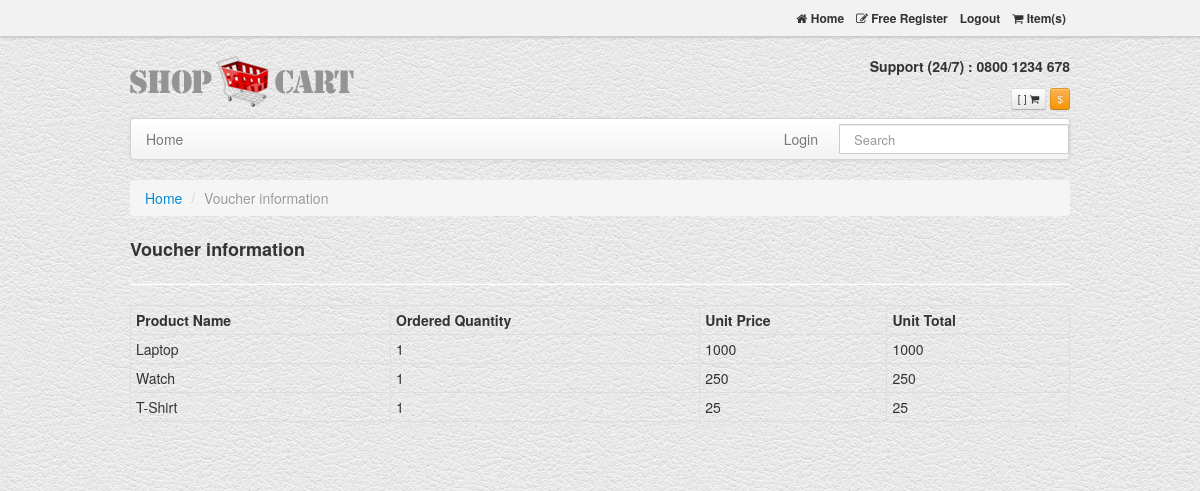
Page /show_voucher_information.php?id=25 (signed in) on the committed database.
### tables this page shows
CREATE TABLE `voucher_info` (
  `v_id` int(11) NOT NULL,
  `item_name` varchar(30) NOT NULL,
  `ordered_quantity` int(11) NOT NULL,
  `unit_price` int(11) NOT NULL
);

### show_voucher_information.php (the view, shortened to what this page needs)
<?php
include('connection.php');
$id = $_GET['id'];
$voucher_query = "SELECT * FROM voucher_info where v_id = '$id'";
$result = $connection->query($voucher_query);
?>
<!DOCTYPE html>
<html lang="en">
<head>
    <link href="assets/css/bootstrap.css" rel="stylesheet"/>
    <link href="assets/css/style.css" rel="stylesheet"/>
    <link href="assets/font-awesome/css/font-awesome.css" rel="stylesheet">
</head>
<body>
<div class="navbar navbar-inverse navbar-fixed-top">
    <div class="topNav">
        <div class="container">
            <div class="alignR">
                <a href="index.php"> <span class="icon-home"></span> Home</a>
                <a href="login.php"><span class="icon-edit"></span> Free Register </a>
                <a href="logout.php"><?php if (isset($_SESSION['user'])) echo "Logout"; ?></a>
                <a href="cart.php"><span class="icon-shopping-cart"></span> <?php if (isset($_SESSION["cart"]))
                        echo count($_SESSION["cart"]); ?> Item(s)</a>
            </div>
        </div>
    </div>
</div>
<div class="container">
    <header id="header">
        <div class="row">
            <div class="span4">
                <h1>
                    <a class="logo" href="index.php"><span>Twitter Bootstrap ecommerce template</span>
                        <img src="assets/img/logo-bootstrap-shoping-cart.png" alt="bootstrap sexy shop">
                    </a>
                </h1>
            </div>
            <div class="span8 alignR">
                <p><br> <strong> Support (24/7) : 0800 1234 678 </strong><br><br></p>
                <span class="btn btn-mini">[ <?php if (isset($_SESSION["cart"]))
                        echo count($_SESSION["cart"]); ?> ] <span
                            class="icon-shopping-cart"></span></span>
                <span class="btn btn-warning btn-mini">$</span>
            </div>
        </div>
    </header>
    <div class="navbar">
        <div class="navbar-inner">
            <div class="container">
                <div class="nav-collapse">
                    <ul class="nav">
                        <li class=""><a href="index.php">Home </a></li>
                    </ul>
                    <form action="search.php" method="post" class="navbar-search pull-right">
                        <input type="text" name="search_name" placeholder="Search" class="search-query span2">
                    </form>
                    <ul class="nav pull-right">
                        <li class="dropdown">
                            <a href="login.php"> Login </a>
                        </li>
                    </ul>
                </div>
            </div>
        </div>
    </div>
    <div class="row">
        <div class="span12">
            <ul class="breadcrumb">
                <li><a href="index.php">Home</a> <span class="divider">/</span></li>
                <li class="active">Voucher information</li>
            </ul>
            <h3> Voucher information</h3>
            <hr class="soft"/>
            <div class="row">
                <div class="span12">
                    <table class="table table-bordered table-condensed">
                        <thead>
                        <th>Product Name</th>
                        <th>Ordered Quantity</th>
                        <th>Unit Price</th>
                        <th>Unit Total</th>
                        </thead>
                        <tbody>
                        <?php while ($row = $result->fetch_assoc()) {
                            echo "<tr><td>" . $row['item_name'] . "</td>";
                            echo "<td>" . $row['ordered_quantity'] . "</td>";
                            echo "<td>" . $row['unit_price'] . "</td>";
                            echo "<td>" . $row['ordered_quantity'] * $row['unit_price'] . "</td>";
                            echo "</tr>";
                        }
                        ?>
                        </tbody>
                    </table>
                </div>
                <div class="span1"> &nbsp;</div>
            </div>
            <div class="span12">
            </div>
        </div>
    </div>
</div>
</body>
</html>

### assets/css/style.css (style rules this page uses)
body { background:url(assets/img/white_leather.png) repeat 0 0; }
#header { padding:8px 0 8px; }
#header a { text-decoration:none }
#header p { padding:0; margin:0; line-height:1em; font-size:100% }
#header h1 { margin:0;line-height:1em }
#header { padding-top:44px; }
.logo { padding-top: 11px;display: block; }
h3 { font-size: 18px;line-height: 1.5em; }
.navbar-inner { padding-left: 0;padding-right: 0; }
.alignR { text-align:right; }
.navbar .nav , .marginLess { margin:0 }
.navbar-search .search-query { padding: 4px 14px;-moz-border-radius: 1px;-webkit-border-radius: 1px;border-radius: 1px;line-height: 1.5em; min-width: 200px; }
.navbar-search { margin-left:6px; }
.topNav { padding: 0;border-bottom: 1px solid #CCC;background: #f2f2f2;box-shadow: 0 0 3px #B1AFAF; }
.topNav a { color:#333; font-size:12px; font-weight:bold; display:inline-block; padding:8px 4px; }

### rows in the picture
voucher_info: item_name "Laptop", ordered_quantity "1", unit_price "1000", $row['ordered_quantity']*$row['unit_price'] "1000"
voucher_info: item_name "Watch", ordered_quantity "1", unit_price "250", $row['ordered_quantity']*$row['unit_price'] "250"
voucher_info: item_name "T-Shirt", ordered_quantity "1", unit_price "25", $row['ordered_quantity']*$row['unit_price'] "25"
